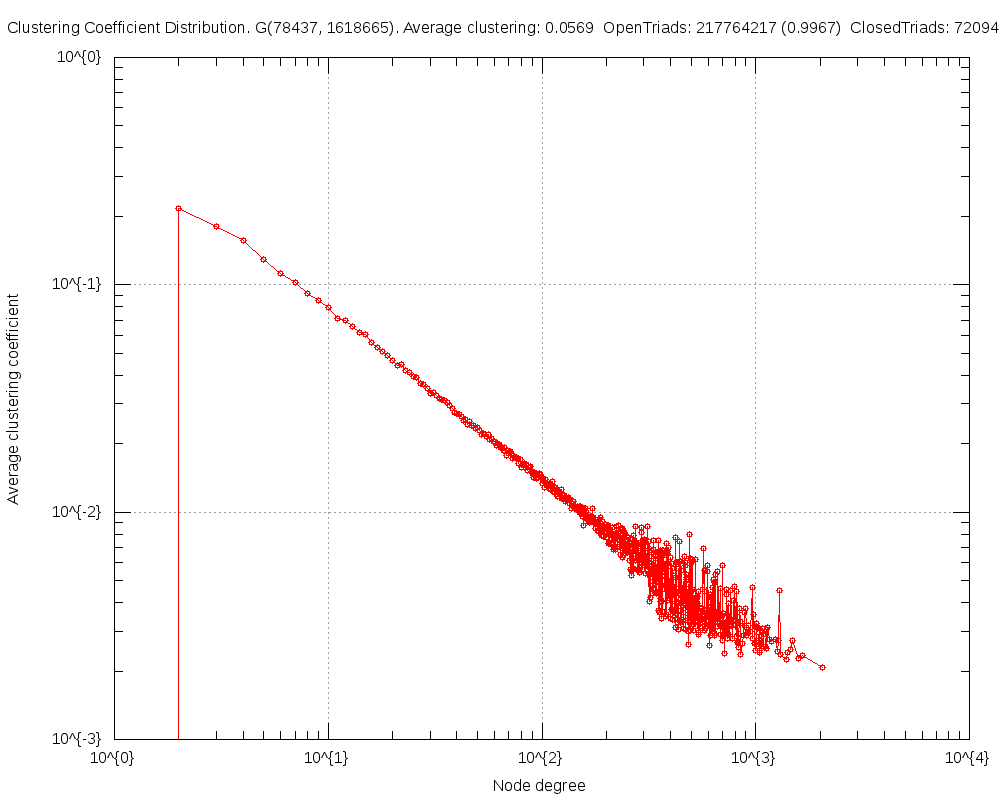

Write gnuplot code to recreate this figure.
#
# Clustering Coefficient Distribution. G(78437, 1618665). Average clustering: 0.0569  OpenTriads: 217764217 (0.9967)  ClosedTriads: 720941 (0.0033) (Tue Apr 29 23:48:30 2014)
#

set title "Clustering Coefficient Distribution. G(78437, 1618665). Average clustering: 0.0569  OpenTriads: 217764217 (0.9967)  ClosedTriads: 720941 (0.0033)"
set key bottom right
set logscale xy 10
set format x "10^{%L}"
set mxtics 10
set format y "10^{%L}"
set mytics 10
set grid
set xlabel "Node degree"
set ylabel "Average clustering coefficient"
set tics scale 2
set terminal png size 1000,800
set output 'ccf.FRDG_TCL_1.png'
plot 	"ccf.FRDG_TCL_1.tab" using 1:2 title "" with linespoints pt 6
